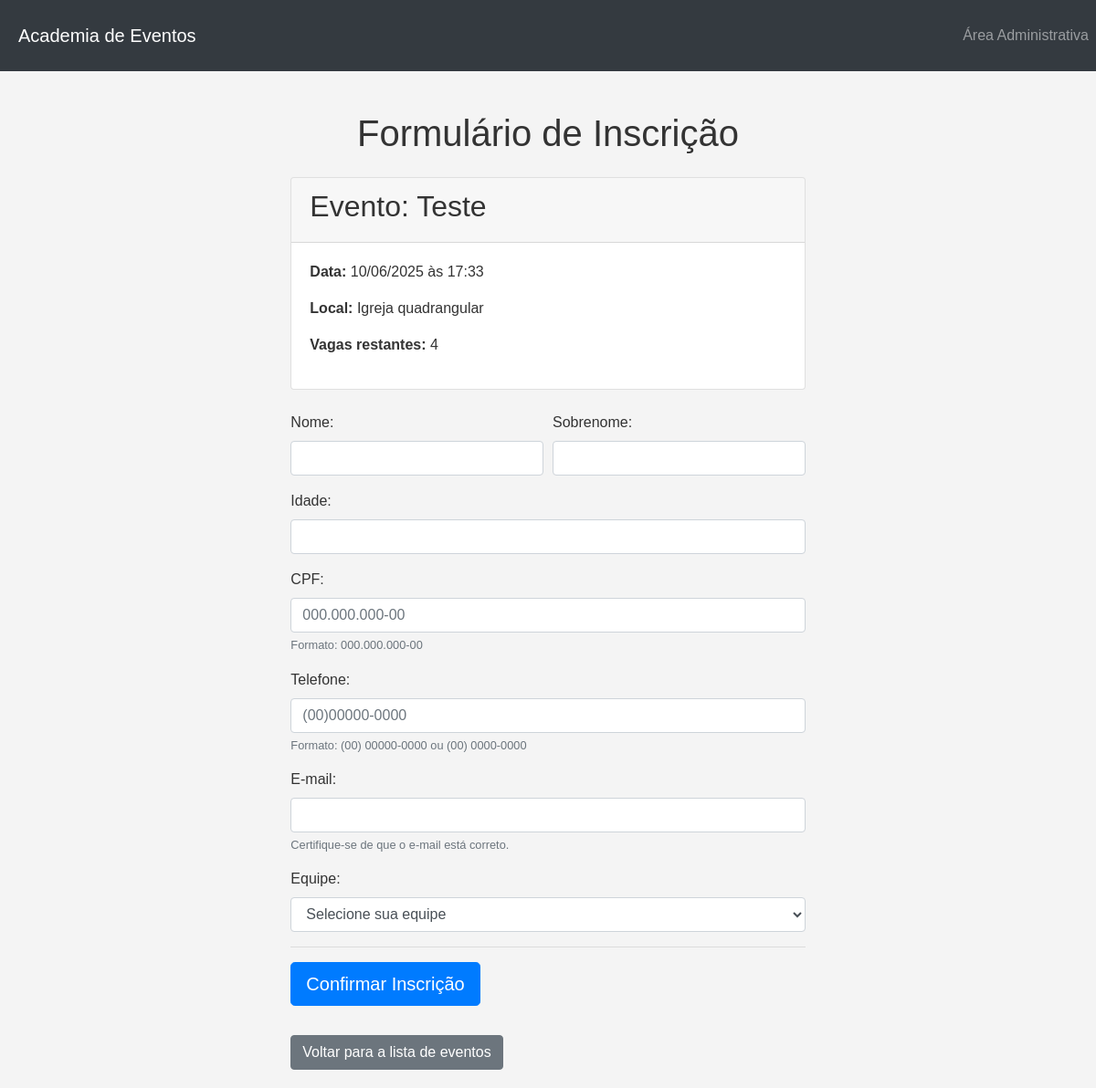
Before: /inscrever/1 with the older database file.
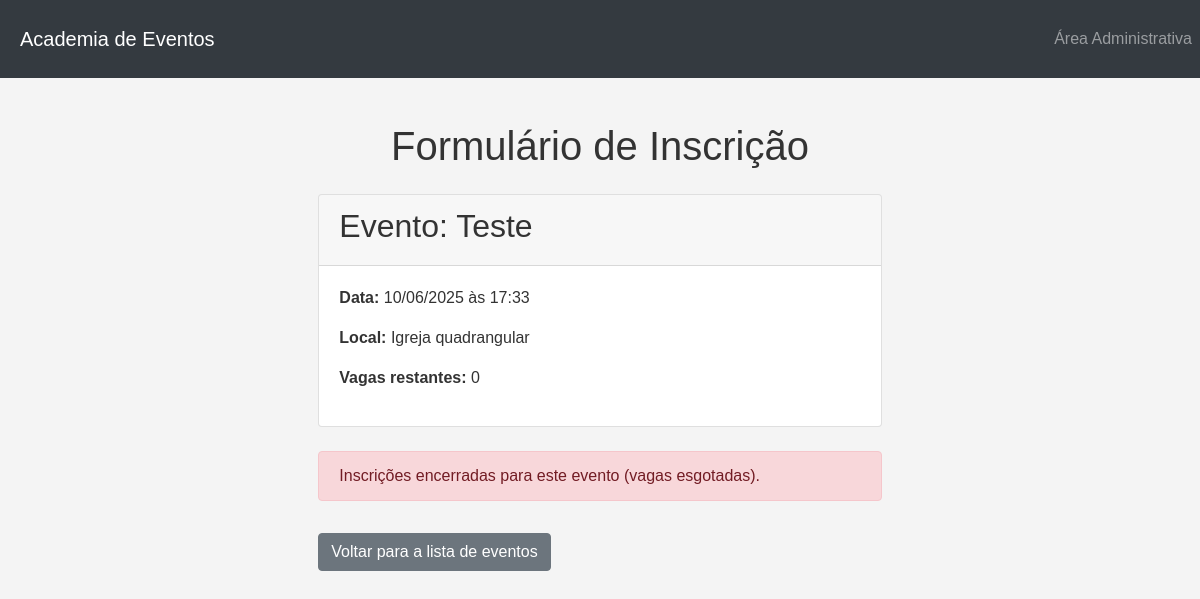
After: the same page with the newer database file.
### app/models.py (models this page shows, shortened)
class Evento(db.Model):
    __tablename__ = 'eventos'
    id = db.Column(db.Integer, primary_key=True)
    nome_evento = db.Column(db.String(200), nullable=False)
    data_hora_evento = db.Column(db.DateTime, nullable=False)
    palestrante = db.Column(db.String(100))
    imagem_palestrante = db.Column(db.String(300), nullable=True) # URL para a imagem
    descricao = db.Column(db.Text)
    local_evento = db.Column(db.String(200))
    preco = db.Column(db.Float, default=0.0)
    numero_vagas = db.Column(db.Integer, nullable=False)
    inscricoes = db.relationship('Inscricao', backref='evento', lazy=True)

### app/routes.py (the view, shortened to what this page needs)
@public_bp.route('/inscrever/<int:evento_id>', methods=['GET', 'POST'])
def inscrever_evento(evento_id):
    evento = Evento.query.get_or_404(evento_id)
    equipes = Equipe.query.order_by(Equipe.nome_equipe).all()
    return render_template('inscrever_evento.html', evento=evento, equipes=equipes)

### app/templates/inscrever_evento.html (shortened to what this page needs)
{% extends "base.html" %}
{% block content %}
<div class="row">
    <div class="col-md-8 offset-md-2">
        <h1 class="mb-4">Formulário de Inscrição</h1>
        <div class="card mb-4">
            <div class="card-header">
                <h2>Evento: {{ evento.nome_evento }}</h2>
            </div>
            <div class="card-body">
                <p><strong>Data:</strong> {{ evento.data_hora_evento.strftime('%d/%m/%Y às %H:%M') }}</p>
                <p><strong>Local:</strong> {{ evento.local_evento }}</p>
                <p><strong>Vagas restantes:</strong> {{ evento.numero_vagas }}</p>
            </div>
        </div>
        {% if evento.numero_vagas > 0 %}
            <form method="POST" action="{{ url_for('public.inscrever_evento', evento_id=evento.id) }}">
                <div class="form-row">
                    <div class="form-group col-md-6">
                        <label for="nome_participante">Nome:</label>
                        <input type="text" class="form-control" id="nome_participante" name="nome_participante" required>
                    </div>
                    <div class="form-group col-md-6">
                        <label for="sobrenome_participante">Sobrenome:</label>
                        <input type="text" class="form-control" id="sobrenome_participante" name="sobrenome_participante" required>
                    </div>
                </div>
                <div class="form-group">
                    <label for="idade">Idade:</label>
                    <input type="number" class="form-control" id="idade" name="idade" min="1" required>
                </div>
                <div class="form-group">
                    <label for="cpf">CPF:</label>
                    <input type="text" class="form-control" id="cpf" name="cpf" pattern="\d{3}\.\d{3}\.\d{3}-\d{2}" placeholder="000.000.000-00" required>
                    <small class="form-text text-muted">Formato: 000.000.000-00</small>
                </div>
                <div class="form-group">
                    <label for="telefone">Telefone:</label>
                    <input type="tel" class="form-control" id="telefone" name="telefone"  placeholder="(00)00000-0000" required>
                    <small class="form-text text-muted">Formato: (00) 00000-0000 ou (00) 0000-0000</small>
                </div>
                <div class="form-group">
                    <label for="email">E-mail:</label>
                    <input type="email" class="form-control" id="email" name="email" required>
                    <small class="form-text text-muted">Certifique-se de que o e-mail está correto.</small>
                </div>
                <div class="form-group">
                    <label for="equipe_id">Equipe:</label>
                    <select class="form-control" id="equipe_id" name="equipe_id" required>
                        <option value="">Selecione sua equipe</option>
                    </select>
                </div>
                <hr>
                <div class="form-group">
                    <button type="submit" class="btn btn-primary btn-lg">Confirmar Inscrição</button>
                </div>
            </form>
        {% else %}
            <div class="alert alert-danger">Inscrições encerradas para este evento (vagas esgotadas).</div>
        {% endif %}
        <a href="{{ url_for('public.index') }}" class="btn btn-secondary mt-3">Voltar para a lista de eventos</a>
    </div>
</div>
{% endblock %}

Changed rows visible on the page:
changed Evento "Teste": numero_vagas "4" → "0"
Other visible differences:
form field equipe_id: "Selecione sua equipe" → (not shown)
text no longer shown: "Nome: Sobrenome: Idade: CPF: Formato: 000.000.000-00 Telefone: Formato: (00) 00000-0000 ou (00) 0000-0000 E-mail: Certifique-se de que o e-mail está correto. Equipe: Confirmar Inscrição"
text now shown: "Inscrições encerradas para este evento (vagas esgotadas)."
